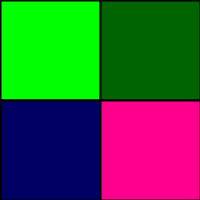
Frame 1 (no input)
Frame 60 (the mouse pressed at the canvas centre just before this capture): identical to frame 1, image omitted
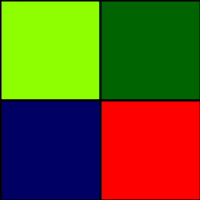
Frame 120 (the mouse held since frame 60 and released just before this capture)

The Processing sketch that drew these frames (run headless with seeded random() and noise(); from frame 60 on, the mouse is pressed at the canvas centre):

// Processing sketch: processing_69442
// ── processing_69442.pde

void setup(){
  size(200,200); 
}

void draw(){
  strokeWeight(2);
  //top left square
  fill(distance(0,0,mouseX,mouseY),255,0);
  rect(0,0,width/2,height/2);
  //top right square
  fill(0,distance(width/2,0,mouseX,mouseY),0);
  rect(width/2,0,width/2,height/2);
  //down left square
  fill(0,0,distance(0,height/2,mouseX,mouseY));
  rect(0,height/2,width/2,height/2);
  //down right square
  fill(255,0,distance(width/2,height/2,mouseX,mouseY));
  rect(width/2,height/2,width/2,height/2);
}

float distance (float x1, float y1, float x2, float y2 ){
  float dx = x1-x2;
  float dy = y1-y2;
  float total = sqrt(dx*dx + dy*dy);
  return total;  
}
